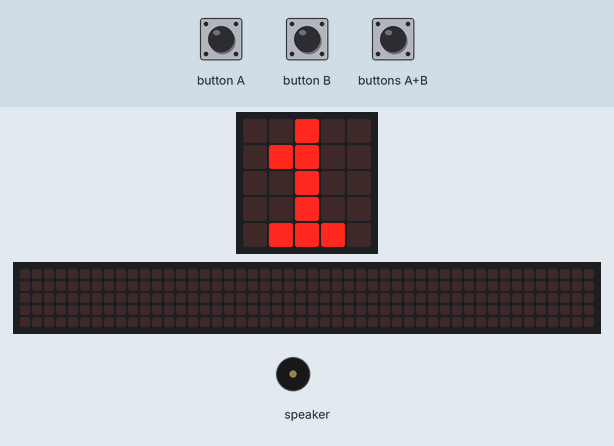
This program was run on a simulated Calliope mini (MakeCode). Shown: the board's 5×5 LED display, a strip that is not on the board, showing the scrolling text unrolled, buzzer (waves = sounding). Inputs (shaded band) come from the test bench. The 48×5 strip is a reading aid, not a part: it shows the text the display is scrolling, unrolled, one strip-width of it at a time.

Above: at 1.9 s.
2.0 s: buttons A+B pressed for 0.15 s
At 2.6 s:
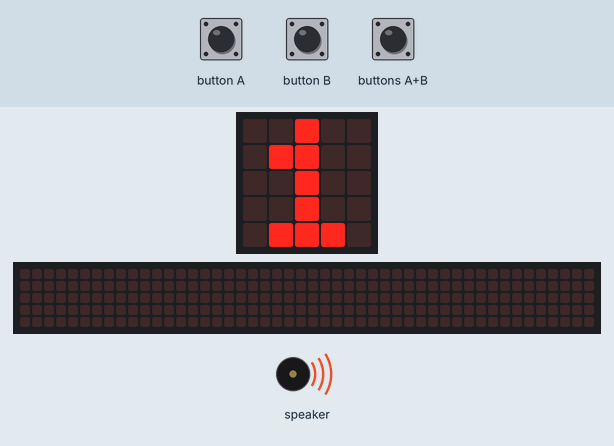
2.7 s: button B pressed for 0.15 s
3.4 s: button A pressed for 0.15 s
4.1 s: button B pressed for 0.15 s
At 6.35 s:
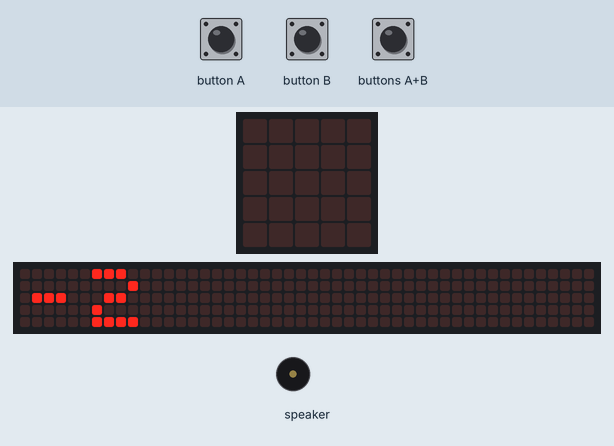
7.8 s: button A pressed for 0.15 s
At 9.5 s:
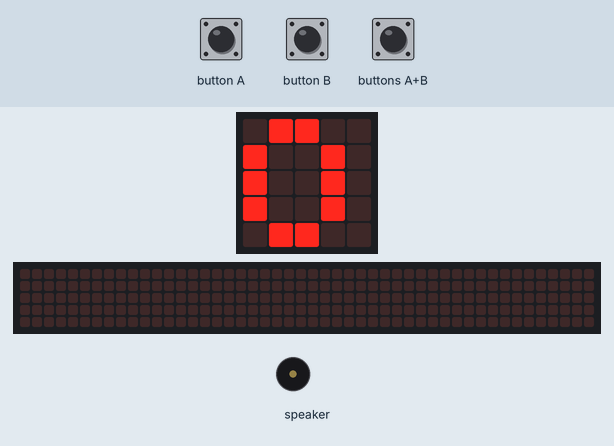
Timing chart, 0 to 11.0 s (numbered marks = the images above; inputs shaded):
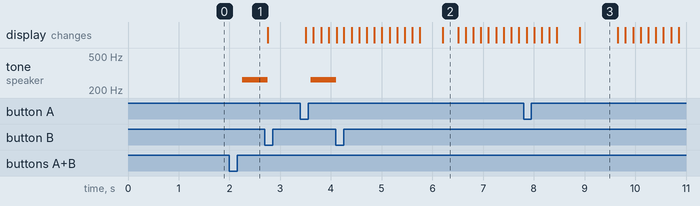

Measured:
- after the input at 2.0 s, tone on speaker: silent → 262 Hz after 0.25 s
- after the input at 7.8 s, tone on speaker: stays silent (without the input it goes to 262 Hz after 4.7 s)
- what the display in image 3 shows lasts 0.8 s, from 8.9 s to 9.7 s

The program:

main.ts
```typescript
input.onButtonEvent(Button.A, input.buttonEventClick(), function () {
    startwert += 1
    basic.showNumber(startwert)
})
input.onButtonEvent(Button.AB, input.buttonEventClick(), function () {
    while (startwert != 0) {
        basic.pause(100)
        startwert += -1
        music.playTone(262, music.beat(BeatFraction.Whole))
        basic.showNumber(startwert)
    }
    music.playTone(494, music.beat(BeatFraction.Double))
})
input.onButtonEvent(Button.B, input.buttonEventClick(), function () {
    startwert += -1
    basic.showNumber(startwert)
})
let startwert = 0
startwert = 1
basic.showNumber(startwert)
```

test.ts
```typescript
// Hier kann man Tests durchführen; diese Datei wird nicht kompiliert, wenn dieses Paket als Erweiterung verwendet wird.
```
